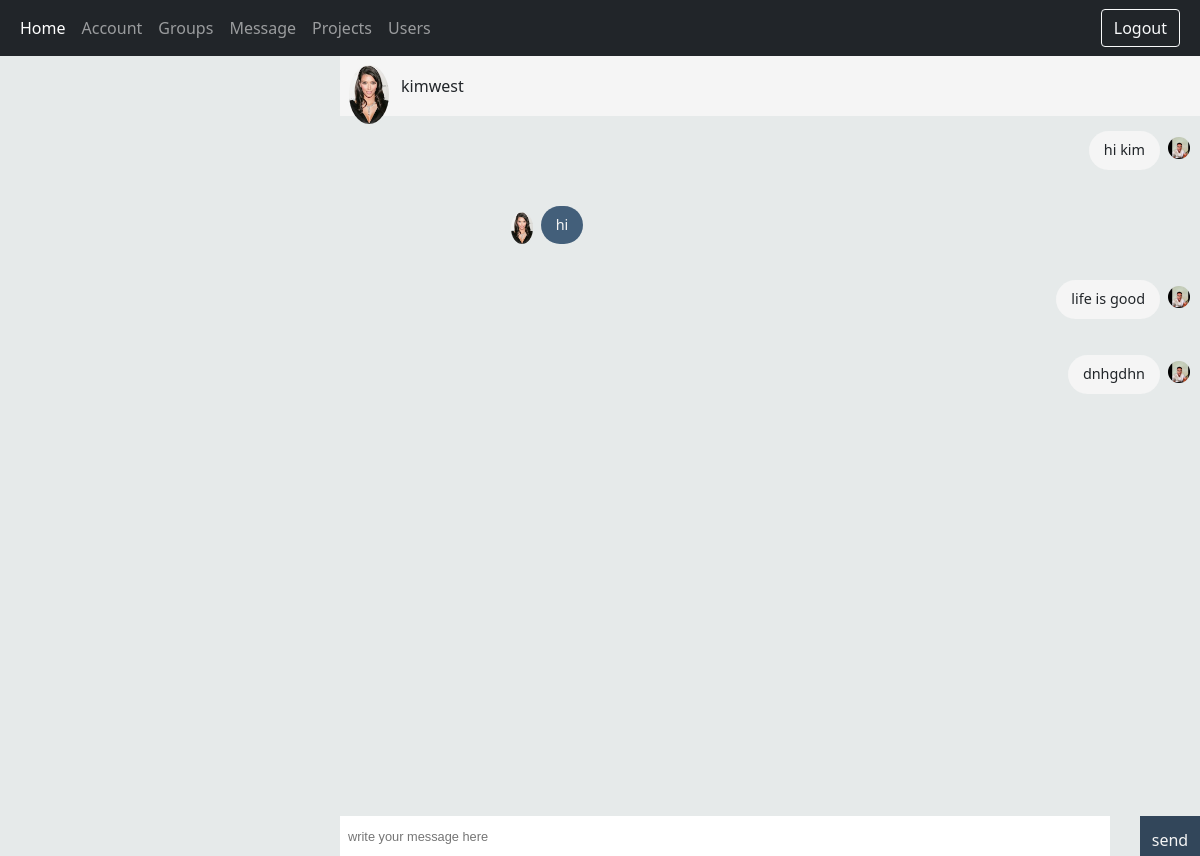
The app's page /each_message/889a94f2-4c1e-475b-8bed-f37c2de5e48b/ (signed in), older data.
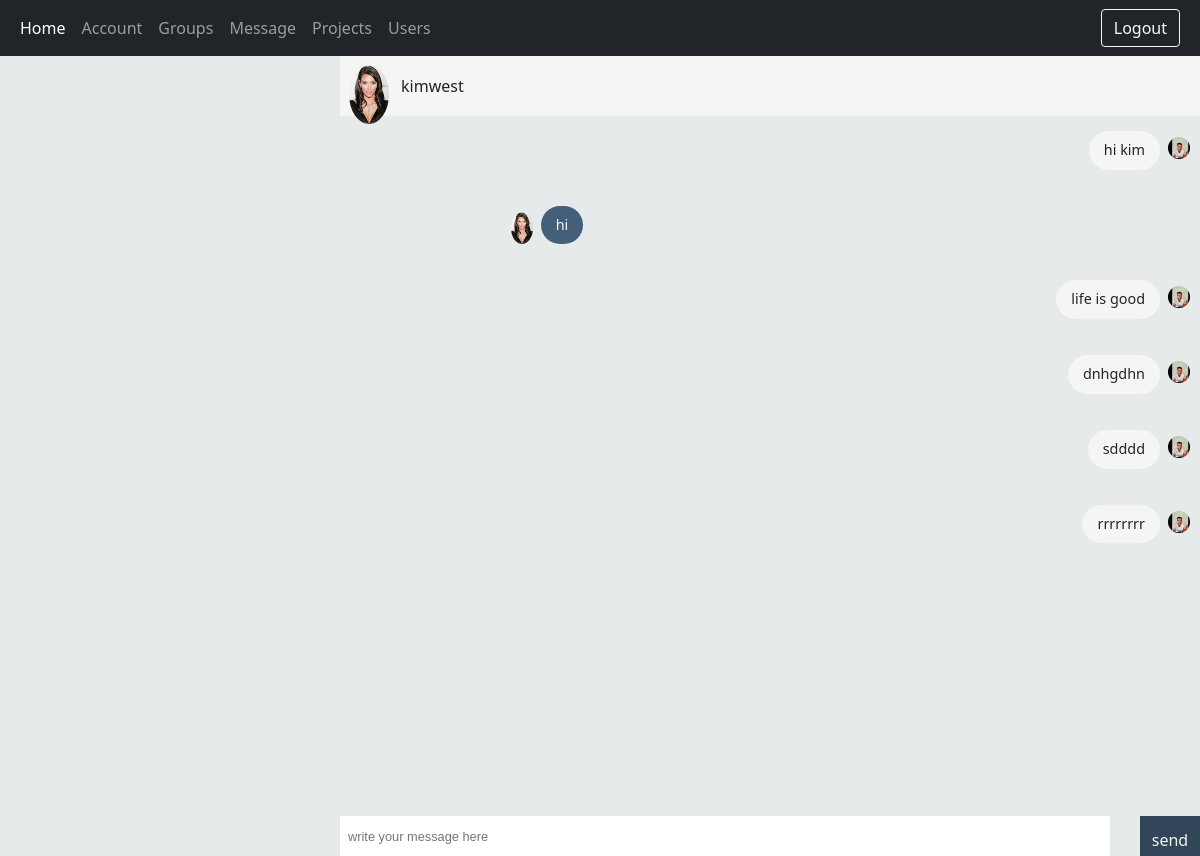
The same page, newer data.
### actions/models.py (models this page shows, shortened)
class AccountMessage(models.Model):
    sender=models.ForeignKey(Account,on_delete=models.SET_NULL,null=True,blank=True ,related_name="mesg")
    receiver = models.ForeignKey(Account, on_delete=models.SET_NULL, null=True, blank=True, related_name="messages")
    body = models.CharField(max_length=1000,null=True,blank=True)
    is_read = models.BooleanField(default=False, null=True)
    created = models.DateTimeField(auto_now_add=True)
    id = models.UUIDField(default=uuid.uuid4, unique=True, primary_key=True, editable=False)
    class Meta:
        ordering = ['is_read', '-created']

### users/models.py (models this page shows, shortened)
class Account(models.Model):
    user = models.OneToOneField(User, on_delete=models.CASCADE, null=True, blank=True)
    first_name=models.CharField(max_length=200, null=True, blank=True)
    last_name = models.CharField(max_length=200, null=True, blank=True)
    username=models.CharField(max_length=200, null=True, blank=True)
    email=models.EmailField(max_length=200)
    location=models.CharField(max_length=200, null=True, blank=True)
    bio=models.TextField(max_length=200, null=True, blank=True)
    job=models.CharField(max_length=200, null=True, blank=True)
    status=models.CharField(max_length=200, null=True, blank=True)
    profile=models.ImageField(null=True, blank=True,upload_to="profiles/",default='profiles/user-default.png')
    groups=models.ManyToManyField('Group',blank=True)
    github_account=models.CharField(max_length=200, null=True, blank=True)
    linkedin_account = models.CharField(max_length=200, null=True, blank=True)
    follower_accounts= models.ManyToManyField('Account', blank=True)
    followed_accounts= models.ManyToManyField('Account', blank=True,related_name="follows")
    followers = models.IntegerField(default=0, null=True, blank=True)
    following = models.IntegerField(default=0, null=True, blank=True)
    created = models.DateTimeField(auto_now_add=True)
    id = models.UUIDField(default=uuid.uuid4, unique=True, primary_key=True, editable=False)
    class Meta:
        ordering = ['-followers']

### actions/views.py (the view, shortened to what this page needs)
# urls.py: path('each_message/<str:pk>/',views.eachMessage,name="each_message"),
def eachMessage(request,pk):
    form = AccountMessageForm()
    sender = Account.objects.get(id=pk)
    messages_list=AccountMessage.objects.all().order_by("created")
    context={"sender":sender,"messages_list":messages_list,"form":form}
    return render(request,"actions/each_message.html",context)

### actions/forms.py
class AccountMessageForm(ModelForm):
    class Meta:
        model = AccountMessage
        fields = ["body"]
    def __init__(self, *args, **kwargs):
        super(AccountMessageForm, self).__init__(*args, **kwargs)
        for key, value in self.fields.items():
            value.widget.attrs.update({'class': 'wrap','placeholder':'write your message here'})

### actions/templates/actions/each_message.html (shortened to what this page needs)
{% extends 'main.html' %}
{% block content %}
</head><body>
<div id="frame">
	<div class="content">
		<div class="contact-profile">
			<a href="{% url 'user_account' sender.id %}">
			<img src="{{sender.profile.url}}" alt="" />
				</a>
			<p>{{sender.username}}</p>
			<div class="social-media">
			</div>
		</div>
		<div class="messages">
            	<ul>
                  {% for message in messages_list %}
					 {% if sender.username == message.sender.username %}
					{% if message.receiver == request.user.account %}
					<li class="sent" >
						<a href="{% url 'user_account' message.sender.id %}">
					<img src="{{message.sender.profile.url}}" alt="" />
							</a>
					<p>{{message.body}}</p>
						{% endif %}
						{% endif %}
				</li>
                    {% if message.sender == request.user.account %}
					{% if sender.username == message.receiver.username %}
					    <li class="replies">
							<a href="{% url 'account' request.user.account.id %}">
					<img src="{{request.user.account.profile.url}}" alt="" />
								</a>
					<p>{{message.body}}</p>
				</li>
					{% endif %}
					{% endif %}
                {% endfor %}
			</ul>
		</div>
		<div class="message-input">
			<form  method="post">
				{% for field in form %}
			<div class="wrap">
				{{field}}
				<button type="submit" class="submit" style="width:60px; height: 40px;">send</button>
				</form>
			{% endfor %}
		</div>
	</div>
</div>
{% endblock content %}

Row changes from the older to the newer data that the page shows:
added AccountMessage: user.account.profile (picture), body "sdddd"
added AccountMessage: user.account.profile (picture), body "rrrrrrrr"
